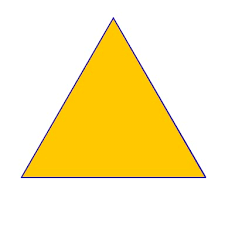
#> input picture data/triangle.png, 225 x 225 px
$ python generate_target.py
#> lines starting #> are read from the running program, lines starting #| are printed output that depends on the picture
import numpy as np
import scipy as sp
import skimage.io
import matplotlib.pyplot as plt

eta = complex(1.4, 0.01)
infile = "triangle.png"
outfile = "triangle.npy"

I = skimage.io.imread(infile)[:, :, 0] / 255
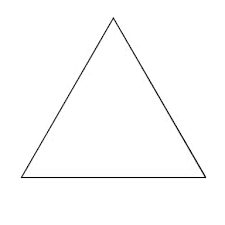
#> I: shape (225, 225) float64; min 0, max 1, mean 0.988

SAMPLE = I * (eta - 1.0) + 1.0
# SAMPLE = np.asfortranarray(SAMPLE)
np.save(outfile, SAMPLE)

#%% display the simulated image from a specified number of Fourier coefficients
M = 300

I_fft_shift = sp.fft.fft2(I)
I_fft = sp.fft.fftshift(I_fft_shift)

center = np.array([ int(I.shape[0]/2), int(I.shape[1]/2)])
#> center = [112, 112]
x0 = center[0] - int(M/2)
#> x0 = -38
x1 = x0 + M
#> x1 = 262

y0 = center[1] - int(M/2)
#> y0 = -38
y1 = y0 + M
#> y1 = 262

I_fft_cropped = I_fft[x0:x1, y0:y1]
I_fft_cropped_shift = sp.fft.ifftshift(I_fft_cropped)

I_cropped = np.real(sp.fft.ifft2(I_fft_cropped_shift))
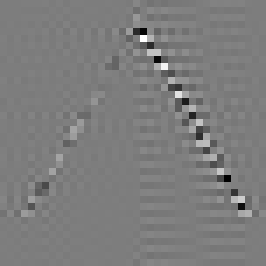
#> I_cropped: shape (38, 38) float64 (shown 7 times larger); min -0.539, max 0.555, mean -0.00051; drawn with min black and max white

plt.imshow(I_cropped)
plt.show()
